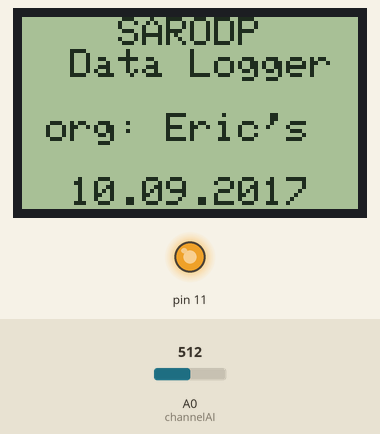
This sketch was run on a simulated Arduino Uno, built with avr-gcc and run on an emulated ATmega328P. Parts: 84×48 one-colour display, output pins drawn as LEDs (lit = HIGH). Inputs (shaded band) come from the test bench; at power-on: A0 (channelAI) = 512. What the sketch prints to the serial monitor is not drawn.

Above: at 1.1 s.
At 4.2 s:
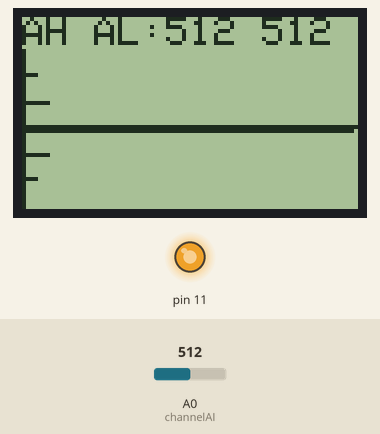
4.3 s: A0 (channelAI) set to 716
At 5.2 s:
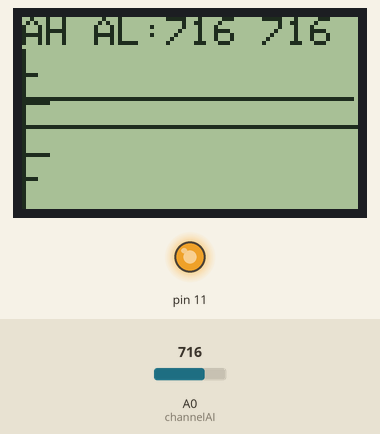
6.3 s: A0 (channelAI) set to 900
At 8.1 s:
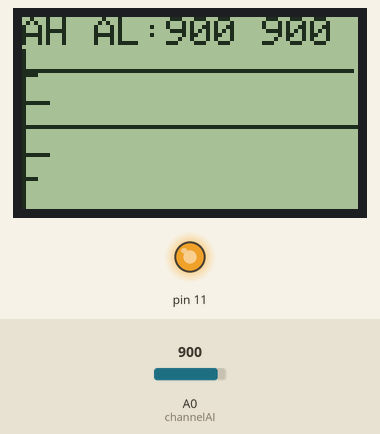
8.5 s: A0 (channelAI) set to 1023
At 9.9 s:
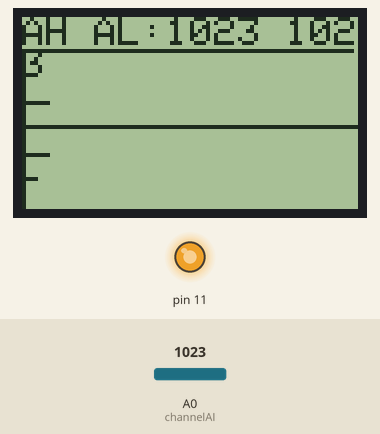
Timing chart, 0 to 11.5 s (numbered marks = the images above; inputs shaded):
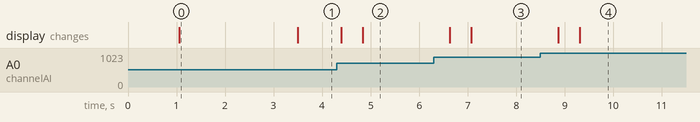

The sketch:

myLCD5110nanoBasicScope.ino
```cpp
/*
==============================================================
nano basic scope with lcd5110
http://mkme.org/forum/viewtopic.php?f=2&t=692
https://www.youtube.com/watch?v=7pHZiJ4RYlA
=============================================================

This is my version of the Arduino oscilloscope code.  This file is strictly the display code for
one analog channel.  It will soon be merged into my data logger project.

This is shared so others may incorporate the display code into their projects.  It has been modified to
play nice with the Adafruit 5110 LCD library.

This is a work in progress but hopefully it will help someone else by providing
a base to start and work from.

Please check out my Youtube videos here and consider a thumbs up if this helped you!
Youtube : http://www.youtube.com/user/Shadow5549

Original code comment text:
###########################################################
  Title:       Arduino Uno 3V Oscilloscope
  Purpose:     Use a Nokia 5110 LCD screen with the arduino
  Created by:  Brian O'Dell from the Fileark Arduino Oscilloscope.
  Note:        Please reuse, repurpose, and redistribute this code.
  Note:        This code uses the Adafruit PDC8544 LCD library
###########################################################
 */
#include "Adafruit_GFX.h"
//#include "PCD8544.h"
#include "Adafruit_PCD8544.h"

/*
3V3 ----LCD VCC
Pin 11--[330 OHM Resistor]---LCD backlight PWM on the Nokia 5110
pin 7  - LCD Serial clock out (SCLK)
pin 6  - LCD Serial data out (DIN)
pin 5  - LCD Data/Command select (D/C)
pin 4  - LCD chip select (CS)
pin 3  - LCD reset (RST)
GND --- LCD GND
*/

Adafruit_PCD8544 display = Adafruit_PCD8544(7, 6, 5, 4, 3);
#define xend 83
#define yend 47

//Analog Pins
int channelAI = A0;      // probe
int delayAI = A1;       // delay potentiometer

float delayVariable =5; // 10 seems good for decent update- bit fast
float scale = 0;
int xCounter = 0;
int yPosition = 0;
int readings[xend];
int rawvals[xend];
int rawmax, rawmin;
int counter = 0;
int ymin = 8;
int ymax = yend;
int dimval = 111; //0=very bright...230=very dim
void setup() {
analogWrite(11,220);// PWM of LCD backlight but ebay unit is backwards-
  //must go high + cycle to dim
  //Very Dim=230


  Serial.begin(115200); // opens serial port, sets data rate to 9600 bps
  Serial.println("CLEARDATA");
  Serial.println("LABEL,TIME,A0,A1,A2,A3,A4,A5");

  display.begin();//Display code
  display.setContrast(60);//Nokia 5110 works best at 50- no more flicker
  delay(1000);
  display.clearDisplay();     // clears the screen and buffer
  display.setTextSize(1);     // set text size
  display.setTextColor(BLACK);
  //delay(1000);


   // Splash Personal- taken from example code
  display.setTextSize(1);
  display.setTextColor(BLACK);
  display.setCursor(0,0);
//display.println("12345678901234");
  display.println("    SARODP    ");
  display.println("  Data Logger ");
  display.println("              ");
  display.println(" org: Eric's  ");
  display.println("              ");
  display.println("  10.09.2017  ");  //max 14 char'd per line
  display.display();
  delay(2000);
  display.clearDisplay();     // clears the screen and buffer

}


void loop()
{
  //delayVariable = analogRead(delayAI);
  //delayVariable = (delayVariable/10);
  // commented out above delay items as no pot/encoder installed yet


//--get readings[0..yend]
  scale = (ymax-ymin)/1023.0;
  for(xCounter = 0; xCounter < xend; xCounter += 1)
  {
      yPosition = analogRead(channelAI);
      rawvals[xCounter] =  yPosition;
      readings[xCounter] = (yPosition*scale);
      delay (delayVariable);
  }


//---tstart draw graph
 unsigned long tstart,tend,tdiff;
  tstart = millis();
  display.clearDisplay();

//---graph frame Lines
//display.drawLine( x0,y0,x1,y1, BLACK);
  display.drawLine( 0, ymin, 0, ymax, BLACK);
  //display.drawLine( 0, ymin, xend, ymin, BLACK);
  //display.drawLine( 0, ymax, xend, ymax, BLACK);
  //display.drawLine( xend, ymin, xend, ymax, BLACK);
  //display.drawLine( 0, yend, xend, yend, BLACK);

//---graph tick mark
  display.drawLine( 0, ymax-(.166 *1023.0 * scale), 3, ymax-(.166 *1023.0 * scale), BLACK);
  display.drawLine( 0, ymax-(.33 *1023.0 * scale), 6, ymax-(.33 *1023.0 * scale), BLACK);

  display.drawLine( 0, ymax-(.5 *1023.0 * scale), 3, ymax-(.5 *1023.0 * scale), BLACK);
  display.drawLine( 0, ymax-(.5 *1023.0 * scale), 85, ymax-(.5 *1023.0 * scale), BLACK);

  display.drawLine( 0, ymax-(.66 *1023.0 * scale), 6, ymax-(.66 *1023.0 * scale), BLACK);
  display.drawLine( 0, ymax-(.84 *1023.0 * scale), 3, ymax-(.84 *1023.0 * scale), BLACK);


//--graph reading[0..85]
  rawmin = rawvals[0];
  rawmax = rawvals[0];
  for(xCounter = 0; xCounter < xend; xCounter += 1)
    {
       display.drawPixel(xCounter, ymax-readings[xCounter], BLACK);
       if(xCounter>1){
         display.drawLine(xCounter-1, ymax-readings[xCounter-1], xCounter, ymax-readings[xCounter], BLACK);
       }

       if (rawvals[xCounter] > rawmax) rawmax = rawvals[xCounter];
       if (rawvals[xCounter] < rawmin) rawmin = rawvals[xCounter];
    }

//---graph title---
  display.setTextSize(1);
  display.setTextColor(BLACK);
  display.setCursor(0,0);//set cursor top left
  display.print("AH AL:");
  display.print(rawmax);
  display.print(" ");
  display.print(rawmin);

//---display.done
/*
  tend = millis();
  tdiff = tend- tstart;
  display.print(" ms=");
  display.println(tdiff);
*/
  display.display();
}
```

Measured:
- after the input at 4.3 s, the display: first changes after 0.09 s (image 2 shows a later state)
- after the input at 6.3 s, the display: first changes after 0.33 s (image 3 shows a later state)
- after the input at 8.5 s, the display: first changes after 0.36 s (image 4 shows a later state)
- what the display in image 0 shows lasts 2.4 s, from 1.1 s to 3.5 s
